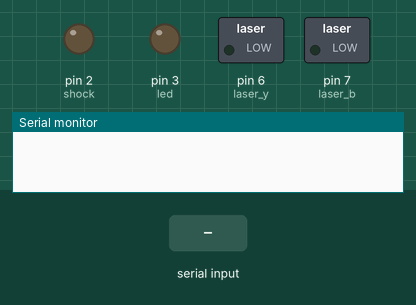
A sketch run on a simulated Arduino Uno, built with avr-gcc and run on an emulated ATmega328P. Parts: switched loads named in the sketch (green lamp = pin HIGH), output pins drawn as LEDs (lit = HIGH), the last lines printed to the serial monitor. The test bench sets the inputs (shaded band).

Above: at 1.2 s.
1.3 s: "4" received over Serial
4.3 s: "0" received over Serial
At 4.48 s:
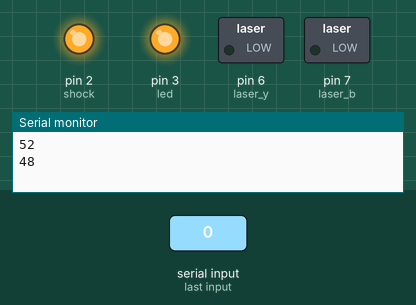
7.3 s: "2" received over Serial
At 7.48 s:
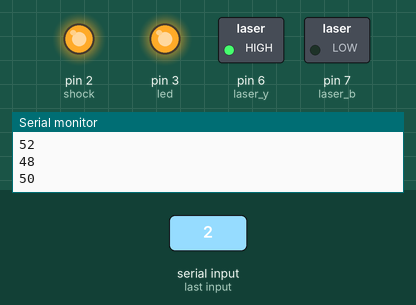
10.3 s: "1" received over Serial
At 10.48 s:
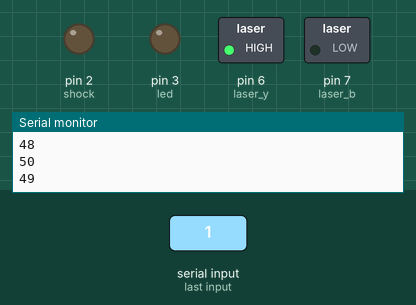
13.3 s: "3" received over Serial
At 16.2 s:
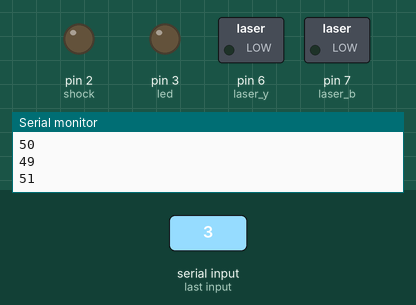
16.3 s: "5" received over Serial
Timing chart, 0 to 18.8 s (numbered marks = the images above; inputs shaded):
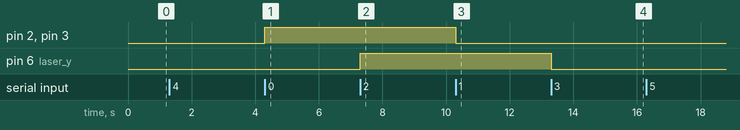

Measured:
- after the input at 4.3 s, pin 2 (shock), pin 3 (led): LOW → HIGH at once
- after the input at 7.3 s, pin 6 (laser_y): LOW → HIGH at once
- after the input at 10.3 s, pin 2 (shock), pin 3 (led): HIGH → LOW at once
- after the input at 13.3 s, pin 6 (laser_y): HIGH → LOW at once

The sketch:

cfc.ino
```cpp
int shock = 2; //shock
int led = 3; // led for shock
int laser_y = 6; //laser yellow
int laser_b = 7; // laser blue

int laser_b_s = 0; // laser blue stat

unsigned long starttime;
unsigned long stoptime;
unsigned long looptime;
void setup() {
  // put your setup code here, to run once:
pinMode(shock,OUTPUT);digitalWrite(shock,LOW);
pinMode(led,OUTPUT);digitalWrite(led,LOW);
pinMode(laser_y,OUTPUT);digitalWrite(laser_y,LOW);
pinMode(laser_b,OUTPUT);digitalWrite(laser_b,LOW);
Serial.begin(9600);
}

void loop() {
  // put your main code here, to run repeatedly:
if (Serial.available()>0)
 {
   int py_signal = Serial.read();
   Serial.println(py_signal);
   switch(py_signal)
   {
    case 48://python输入为0（对应ASCII49）shock & led on
      digitalWrite(shock,HIGH);
      digitalWrite(led,HIGH);
      break;
    case 49://python输入为1（对应ASCII50）shock & led off
      digitalWrite(shock,LOW);
      digitalWrite(led,LOW);
      break;
    case 50://python输入为2（对应ASCII51）yellow_laser on
      digitalWrite(laser_y,HIGH);
      break;
    case 51://python输入为3（对应ASCII52）yellow_laser off
      digitalWrite(laser_y,LOW);
      break;
    case 52://python输入为4（对应ASCII51）blue_laser on
      laser_b_s=1;
      break;
    case 53://python输入为5（对应ASCII51）blue_laser off
      laser_b_s=0;
      break;
    default:
      break;
   }
}

if(laser_b_s==1){
  digitalWrite(laser_b,HIGH);
  delay(5);
  digitalWrite(laser_b,LOW);
  delay(45);
}else{
   digitalWrite(laser_b,LOW);
}

}
```
